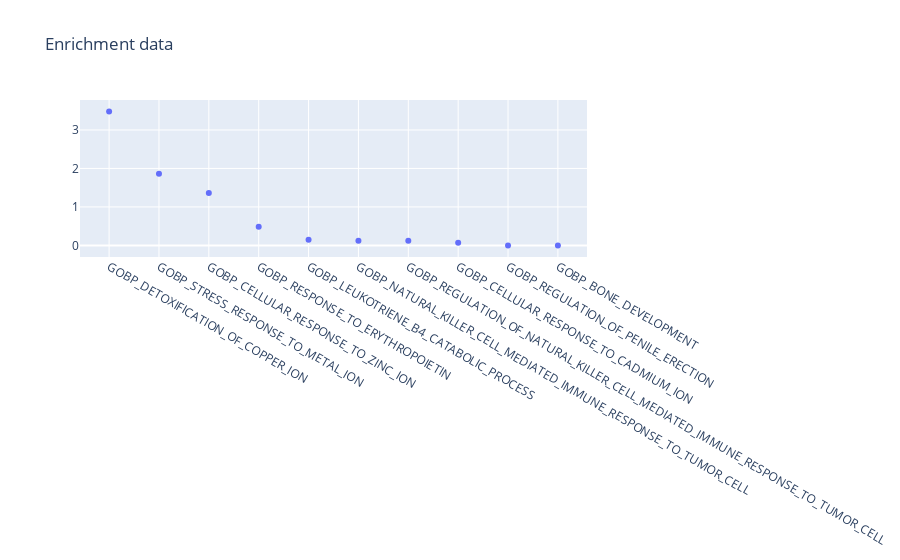

The notebook cell this image was saved under:
### Code cell
# Plot the enrichment data
fig = go.Figure()

# Extract the column gene_set and q_value and plot the negative log10 of q_value
q_values = list(enrichment_data["q_value"].apply(lambda x: -math.log10(x)).values)
genes_set = enrichment_data[["gene_set"]].values.flatten().tolist()
enrich_dict = dict(zip(genes_set, q_values))

# take just the first 10
enrich_dict = dict(list(enrich_dict.items())[:10])

# PLot the data scatter
fig.add_trace(go.Scatter(x=list(enrich_dict.keys()), y=list(enrich_dict.values()), mode="markers"))
fig.update_layout(title="Enrichment data")
fig.show()

# save the figure as a svg file
fig.write_image("../analysis_results/enrichment_data.svg")

### Figure 1 — Plotly figure (JSON) as saved in the notebook; plotly's stock layout.template omitted (floating-point values rounded to 4 significant figures)
{"data": [{"mode": "markers", "type": "scatter", "x": ["GOBP_DETOXIFICATION_OF_COPPER_ION", "GOBP_STRESS_RESPONSE_TO_METAL_ION", "GOBP_CELLULAR_RESPONSE_TO_ZINC_ION", "GOBP_RESPONSE_TO_ERYTHROPOIETIN", "GOBP_LEUKOTRIENE_B4_CATABOLIC_PROCESS", "GOBP_NATURAL_KILLER_CELL_MEDIATED_IMMUNE_RESPONSE_TO_TUMOR_CELL", "GOBP_REGULATION_OF_NATURAL_KILLER_CELL_MEDIATED_IMMUNE_RESPONSE_TO_TUMOR_CELL", "GOBP_CELLULAR_RESPONSE_TO_CADMIUM_ION", "GOBP_REGULATION_OF_PENILE_ERECTION", "GOBP_BONE_DEVELOPMENT"], "y": [3.477, 1.864, 1.36, 0.4819, 0.1452, 0.1221, 0.1221, 0.06708, 0, 0]}], "layout": {"title": {"text": "Enrichment data"}}}
